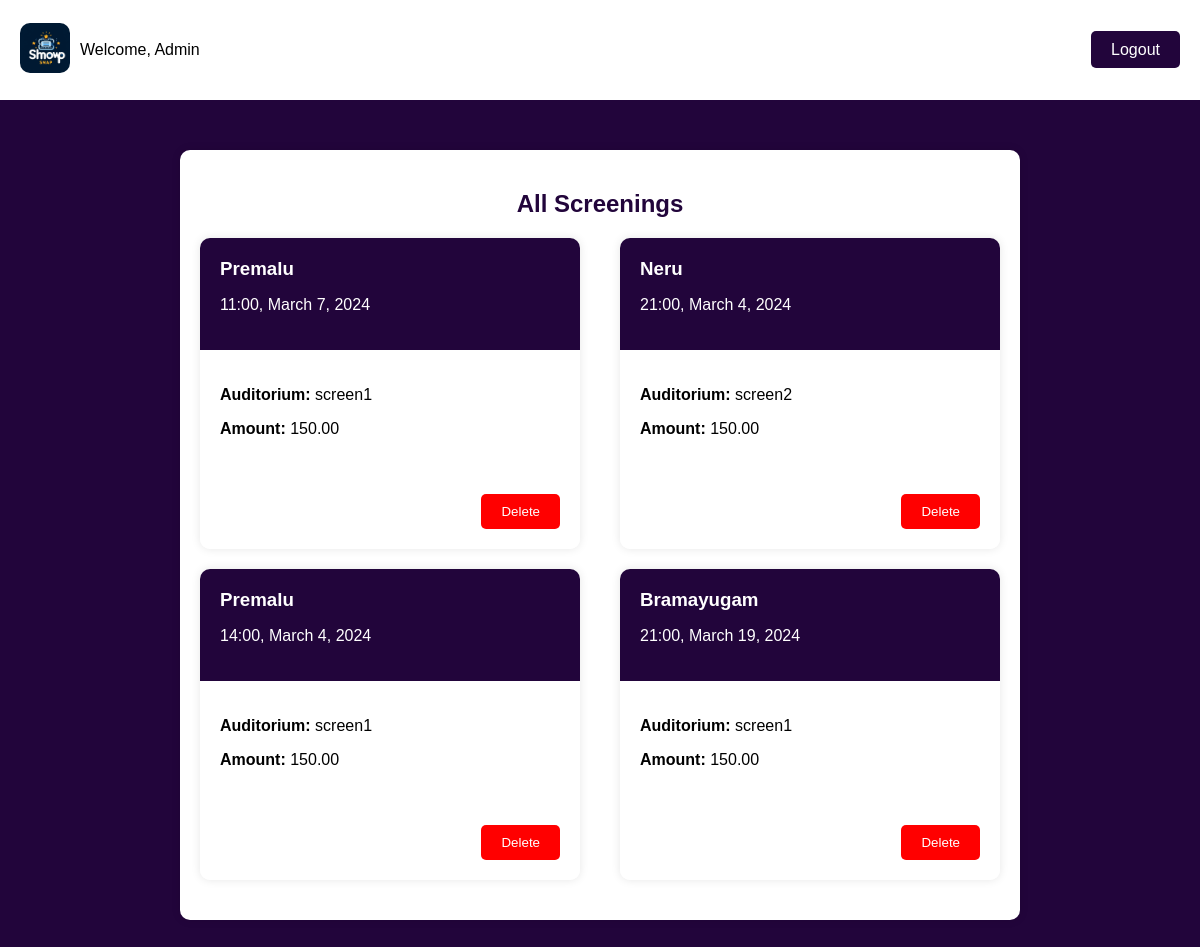
The page /show_list/ on the database its author committed.
### showsnapapp/models.py (models this page shows, shortened)
class Screening(models.Model):
    TIME_CHOICES = [
        ('11:00', '11:00 AM'),
        ('14:00', '2:00 PM'),
        ('18:00', '6:00 PM'),
        ('21:00', '9:00 PM'),
    ]
    screen_movie = models.ForeignKey(
        Movie, on_delete=models.CASCADE)
    amount = models.DecimalField(max_digits=10, decimal_places=2)
    auditorium_tbl = models.ForeignKey(Auditorium, on_delete=models.CASCADE)
    screening_starts = models.CharField(max_length=5, choices=TIME_CHOICES)
    screening_date = models.DateField()  # New date field

class Movie(models.Model):
    STATUS_CHOICES = (
        ('released', 'Released'),
        ('upcoming', 'Upcoming'),
    )
    title = models.CharField(max_length=255)
    release_date = models.DateField()
    duration = models.PositiveIntegerField()  # Assuming time in minutes
    genre = models.CharField(max_length=255)
    language = models.CharField(max_length=25)
    poster = models.ImageField(upload_to='posters/')
    film_director = models.CharField(max_length=50)
    status = models.CharField(max_length=20, choices=STATUS_CHOICES)

class Auditorium(models.Model):#screen
    name = models.CharField(max_length=50)
    capacity = models.IntegerField()

### showsnapapp/views.py (the view)
# urls.py: path('show_list/', views.show_list, name='show_list'),
def show_list(request):
    screenings = Screening.objects.all()
    return render(request, 'show_list.html', {'screenings': screenings})

### showsnapapp/templates/show_list.html (shortened to what this page needs)
{% load static %}
<!DOCTYPE html>
<html lang="en">
<head>
    <link rel="stylesheet" href="{% static 'css/show_list.css' %}">
    <link rel="stylesheet" href="{% static 'css/admin_dashboard.css' %}">
</head>
<body style="background-color: #22053b;">
    <nav class="navbar">
        <div class="navbar-left">
            <a class="atag" href="{% url 'admin_dashboard' %}">
                <img src="{% static 'images/logo.png' %}" alt="Logo" class="logo" />
              </a>
            <span>Welcome, Admin</span>
        </div>
        <div class="navbar-right">
            <a href="{% url 'logout' %}" class="logout-btn">Logout</a>
        </div>
    </nav>
    <div class="container">
        <h2>All Screenings</h2>
        <div class="screening-container">
            {% for screening in screenings %}
            <div class="card">
                <div class="card-header">
                    <h3>{{ screening.screen_movie.title }}</h3>
                    <p>{{ screening.screening_starts }}, {{ screening.screening_date }}</p>
                </div>
                <div class="card-body">
                    <p><strong>Auditorium:</strong> {{ screening.auditorium_tbl.name }}</p>
                    <p><strong>Amount:</strong> {{ screening.amount }}</p>
                </div>
                <div class="card-footer">
                    <form action="{% url 'delete_screening' screening.id %}" method="post" onsubmit="return confirm('Are you sure you want to delete this screening?');">
                        <button type="submit" class="delete-btn">Delete</button>
                    </form>
                </div>
            </div>
            {% endfor %}
        </div>
    </div>
</body>
</html>

### showsnapapp/static/css/show_list.css (style rules this page uses)
.container { max-width: 800px; margin: 50px auto; padding: 20px; background-color: #fff; border-radius: 10px; box-shadow: 0 0 10px rgba(0, 0, 0, 0.1); }
h2 { text-align: center; color: #22053b; }
.screening-container { display: flex; flex-wrap: wrap; justify-content: space-between; }
.card { width: calc(50% - 20px); margin-bottom: 20px; background-color: #fff; border-radius: 10px; box-shadow: 0 0 10px rgba(0, 0, 0, 0.1); }
.card-header { padding: 20px; background-color: #22053b; border-top-left-radius: 10px; border-top-right-radius: 10px; color: #fff; }
.card-header h3 { margin: 0; }
.card-body { padding: 20px; }
.card-footer { padding: 20px; background-color: #fff; border-bottom-left-radius: 10px; border-bottom-right-radius: 10px; text-align: right; }
.delete-btn { background-color: #ff0000; color: #fff; border: none; padding: 10px 20px; border-radius: 5px; cursor: pointer; }

### showsnapapp/static/css/admin_dashboard.css (style rules this page uses)
body { margin: 0; padding: 0; font-family: Arial, sans-serif; background-color: #22053b; }
.navbar { background-color: #fff; padding: 10px 20px; display: flex; justify-content: space-between; align-items: center; height: 80px; }
.navbar-left { display: flex; align-items: center; }
a { text-decoration: none !important; }
.logo { width: 50px; margin-right: 10px; border-radius: 10px; }
.logout-btn { background-color: #22053b; color: #fff; padding: 10px 20px; text-decoration: none; border-radius: 5px; transition: background-color 0.3s ease; }

### rows shown on the page
Screening: screen_movie "Premalu", screening_starts "11:00", screening_date "March 7, 2024", auditorium_tbl.name "screen1", amount "150.00"
Screening: screen_movie "Neru", screening_starts "21:00", screening_date "March 4, 2024", auditorium_tbl.name "screen2", amount "150.00"
Screening: screen_movie "Premalu", screening_starts "14:00", screening_date "March 4, 2024", auditorium_tbl.name "screen1", amount "150.00"
Screening: screen_movie "Bramayugam", screening_starts "21:00", screening_date "March 19, 2024", auditorium_tbl.name "screen1", amount "150.00"
